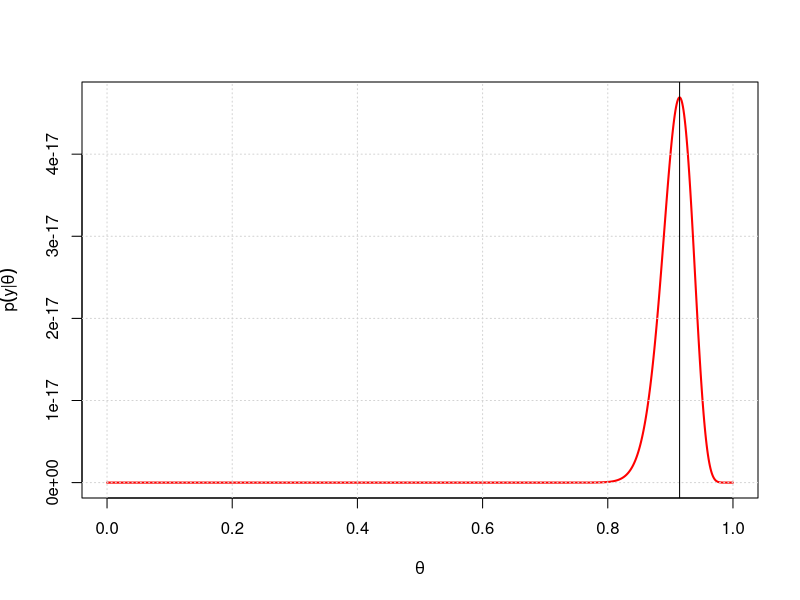
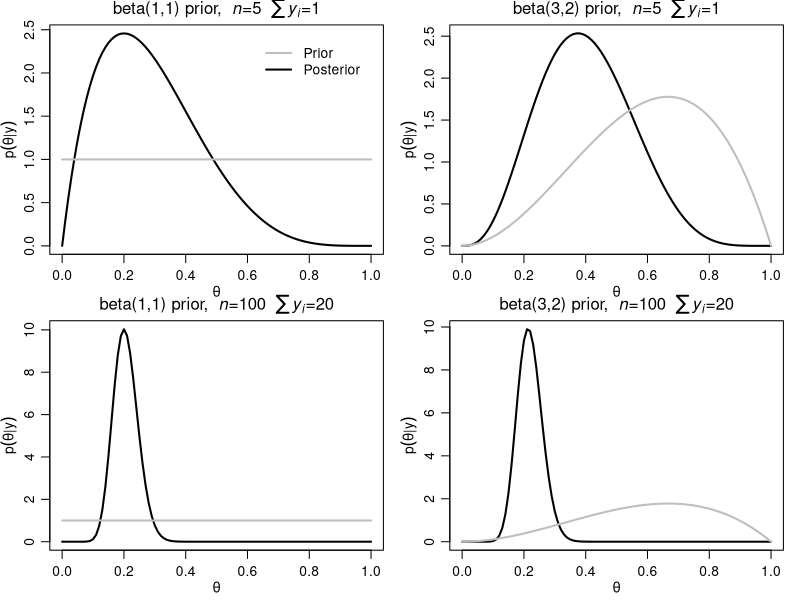
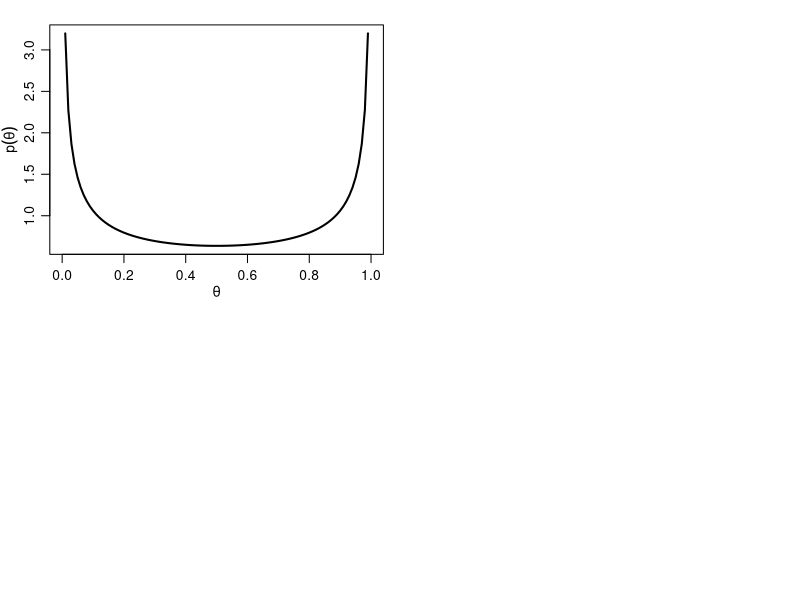

Reproduce these figures in R, in order.
## ---- chunk 1
rm(list=ls());  set.seed(20210504);
knitr::opts_chunk$set(fig.align = 'center', message = FALSE)
## ---- chunk 2
n     <- 129
sum.y <- 118
theta <- seq(0, 1, .001)
x = expression(theta)
y = expression(p(y*'|'*theta))
plot(theta, theta^sum.y * (1-theta)^(n-sum.y), 
     type="l", lwd=2, col="red", ylab=y, xlab = x); 
grid(); abline(v = 118/129) #118 yeses -- the mode
## ---- chunk 3
# labelings
ylab  <-   expression(p(theta*'|'*y))
x     <-  expression(theta)
b1    <- expression(paste("beta(1,1) prior,  ", italic("n"),"=5  ",
      italic(sum(y[i])),"=1",sep=""))
b2    <- expression(paste("beta(3,2) prior,  ", italic("n"),"=5  ",
      italic(sum(y[i])),"=1",sep=""))
b3    <- expression(paste("beta(1,1) prior,  ", italic("n"),"=100  ",
      italic(sum(y[i])),"=20",sep=""))
b4    <- expression(paste("beta(3,2) prior,  ", italic("n"),"=100  ",
      italic(sum(y[i])),"=20",sep=""))
## ---- chunk 4

# Reproduce Figure 3.4 in Hoff (2009)
par(mar=c(3,3,1,1),mgp=c(1.75,.75,0),oma=c(0,0,.5,0))
par(mfrow=c(2,2))
theta <- seq(0, 1, .01)
a     <- 1; b <- 1; n <- 5; y <- 1;
plot(theta, dbeta(theta, a+y, b+n-y), type="l",lwd=2, ylab=ylab,
     main=mtext(b1, side=3,line=.1), xlab = x)
lines(theta, dbeta(theta, a, b), lwd=2, col="gray")
legend("topright", inset=.05, lty=1, lwd=2,col=c("gray","black"),
       legend=c("Prior", "Posterior"), bty="n")
a <- 3;  b <- 2;  n <- 5;  y <- 1;
plot(theta, dbeta(theta, a+y, b+n-y), type="l",lwd=2, ylab=ylab,
     main=mtext(b2, side=3,line=.1), xlab = x)
lines(theta, dbeta(theta, a, b), lwd=2, col="gray")
a <- 1;  b <- 1;  n <- 100;  y <- 20;
plot(theta, dbeta(theta, a+y, b+n-y), type="l",lwd=2, ylab=ylab,
     main=mtext(b3, side=3,line=.1), xlab = x)
lines(theta, dbeta(theta, a, b), lwd=2, col="gray")
a <- 3;  b <- 2;  n <- 100;  y <- 20;
plot(theta, dbeta(theta, a+y, b+n-y), type="l",lwd=2, ylab=ylab,
     main=mtext(b4, side=3,line=.1), xlab = x)
lines(theta, dbeta(theta, a, b), lwd=2, col="gray")
## ---- chunk 5
teta  <- seq(0, 1, 0.01)
prior <- dbeta(teta, 0.5, 0.5)
plot(teta, prior, type = "l", xlab = x, ylab = 
     expression(p(theta)), lwd = 2)
